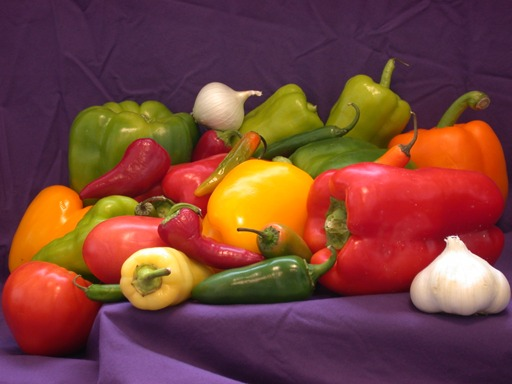
#> input picture input_images/20701068_Q13_input.jpeg, 512 x 384 px
$ python 20701068_Q13.py
#> lines starting #> are read from the running program, lines starting #| are printed output that depends on the picture
import cv2
import numpy as np
import matplotlib.pyplot as plt
# Input Image
bgr_img = cv2.imread('input_images/20701068_Q13_input.jpeg')
#> bgr_img is the input picture: shape (384, 512, 3); mean B, G, R 57.7, 66.4, 120.7
# BGR to RGB
rgb_img = cv2.cvtColor(bgr_img, cv2.COLOR_BGR2RGB)

#  RGB to HSV
hsv_img = cv2.cvtColor(rgb_img, cv2.COLOR_RGB2HSV)
#> hsv_img: shape (384, 512, 3); mean H, S, V 102, 157, 122.4
H, S, V = cv2.split(hsv_img)
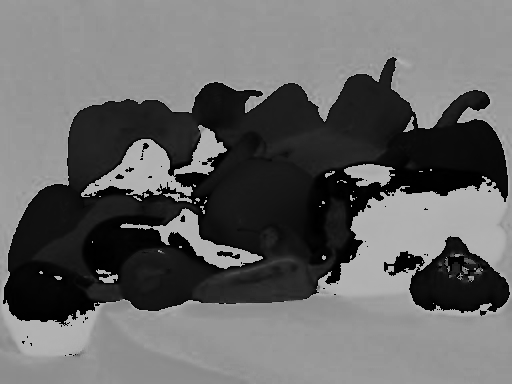
#> H: shape (384, 512); min 0, max 179, mean 102
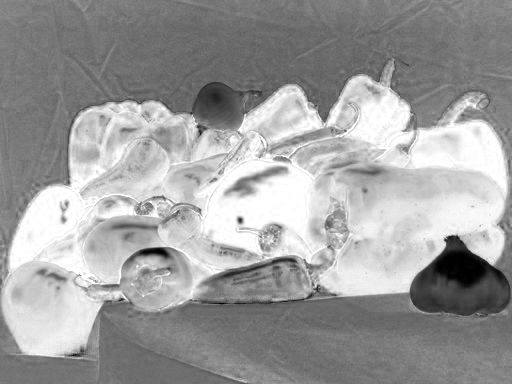
#> S: shape (384, 512); min 0, max 255, mean 157
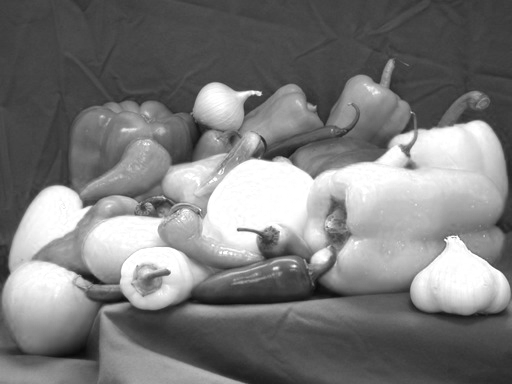
#> V: shape (384, 512); min 9, max 255, mean 122.4

# Display Images
plt.figure(figsize=(15, 6))

plt.subplot(1, 4, 1)
plt.title('Orginal')
plt.imshow(rgb_img)
plt.axis('off')

plt.subplot(1, 4, 2)
plt.title('Hue(H)')
plt.imshow(H, cmap='hsv')
plt.axis('off')

plt.subplot(1, 4, 3)
plt.title('Saturation(S)')
plt.imshow(S, cmap='gray')
plt.axis('off')

plt.subplot(1, 4, 4)
plt.title('Value(V)')
plt.imshow(V, cmap='gray')
plt.axis('off')

plt.tight_layout()
plt.show()
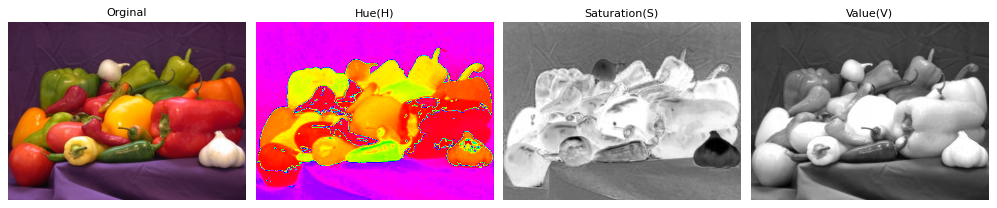
#> figure drawn by matplotlib, 4 panels
